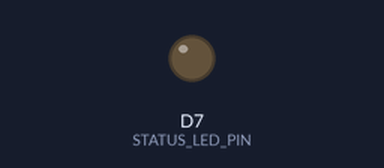
Bench run of a sketch on a simulated ESP8266 (NodeMCU). Parts: output pins drawn as LEDs (lit = HIGH). WiFi joins after 1.5 s; servers stay silent unless stated; what the sketch prints to the serial monitor is not drawn.

Above: at 0.0 s.
At 1.7 s:
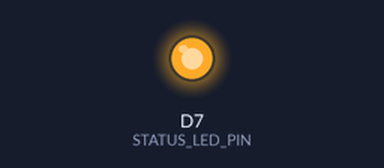
Timing chart, 0 to 3.2 s (numbered marks = the images above):
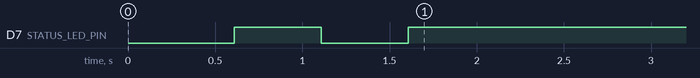

The sketch:

wifi_test.ino
```cpp
// [SP1-HW-02] Phụ trách: Phạm Việt Tiến
// Kiểm tra kết nối Wi-Fi trên ESP32 và in địa chỉ IP ra Serial Monitor (115200 baud)
#include <ESP8266WiFi.h>

// Thay thong tin mang Wi-Fi 2.4 GHz cua ban vao day
const char* ssid = "TEN_WIFI_2.4GHz_CUA_BAN";
const char* password = "MAT_KHAU_WIFI_CUA_BAN";

#define STATUS_LED_PIN D7  // GPIO13 - LED bao trang thai ket noi

void setup() {
  Serial.begin(115200);
  delay(500);

  pinMode(STATUS_LED_PIN, OUTPUT);
  digitalWrite(STATUS_LED_PIN, LOW);

  Serial.println("\n==========================================");
  Serial.println("SMART FALL-GUARD - ESP8266 WI-FI TEST");
  Serial.println("==========================================");

  // Cau hinh che do Station (ket noi vao Router/Hotspot)
  WiFi.mode(WIFI_STA);
  WiFi.disconnect();
  delay(100);

  Serial.print("Dang ket noi toi Wi-Fi: ");
  Serial.println(ssid);

  WiFi.begin(ssid, password);

  int retryCount = 0;
  while (WiFi.status() != WL_CONNECTED) {
    // Nhay LED D7 trong luc cho ket noi
    digitalWrite(STATUS_LED_PIN, !digitalRead(STATUS_LED_PIN));
    delay(500);
    Serial.print(".");
    retryCount++;

    if (retryCount >= 40) { // Qua 20 giay chua ket noi duoc
      Serial.println("\n[LOI] Ket noi that bai! Kiem tra lai SSID/Password hoac dam bao Wi-Fi la bang tan 2.4 GHz.");
      retryCount = 0;
    }
  }

  // Ket noi thanh cong: bat sang LED D7
  digitalWrite(STATUS_LED_PIN, HIGH);

  Serial.println("\n\n[THANH CONG] Da ket noi Wi-Fi!");
  Serial.print("Dia chi IP cuc bo : ");
  Serial.println(WiFi.localIP());
  Serial.print("Gateway IP         : ");
  Serial.println(WiFi.gatewayIP());
  Serial.print("Dia chi MAC        : ");
  Serial.println(WiFi.macAddress());
  Serial.print("Cuong do tin hieu  : ");
  Serial.print(WiFi.RSSI());
  Serial.println(" dBm");
}

void loop() {
  // Giam sat trang thai giu ket noi moi 5 giay
  if (WiFi.status() == WL_CONNECTED) {
    Serial.print("[OK] Wi-Fi van ket noi | IP: ");
    Serial.print(WiFi.localIP());
    Serial.print(" | RSSI: ");
    Serial.print(WiFi.RSSI());
    Serial.println(" dBm");
  } else {
    Serial.println("[CANH BAO] Mat ket noi Wi-Fi! Dang thu ket noi lai...");
    digitalWrite(STATUS_LED_PIN, LOW);
    WiFi.reconnect();
  }

  delay(5000);
}
```
